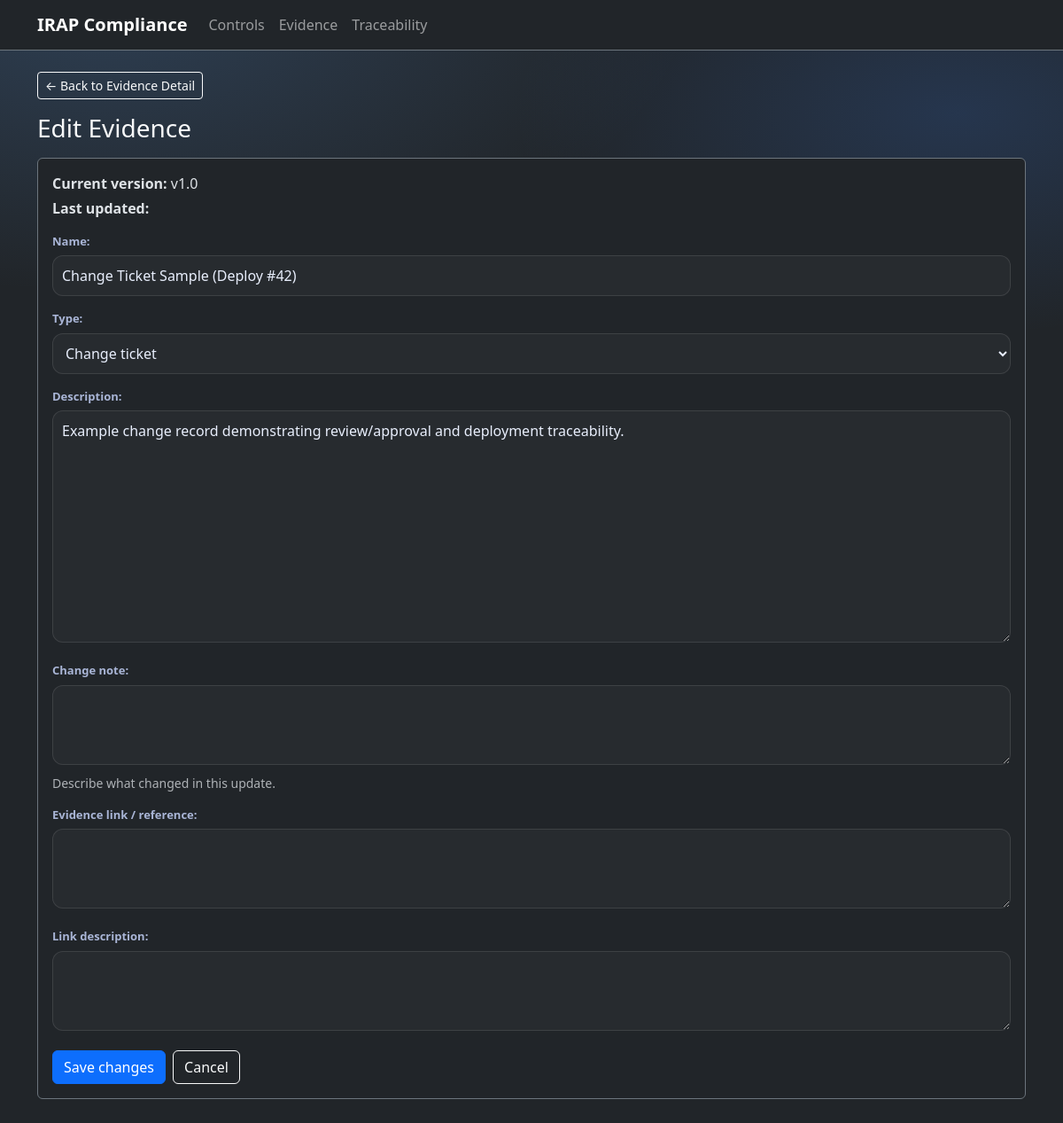
The page /evidence/5/edit/ on the database as committed earlier.
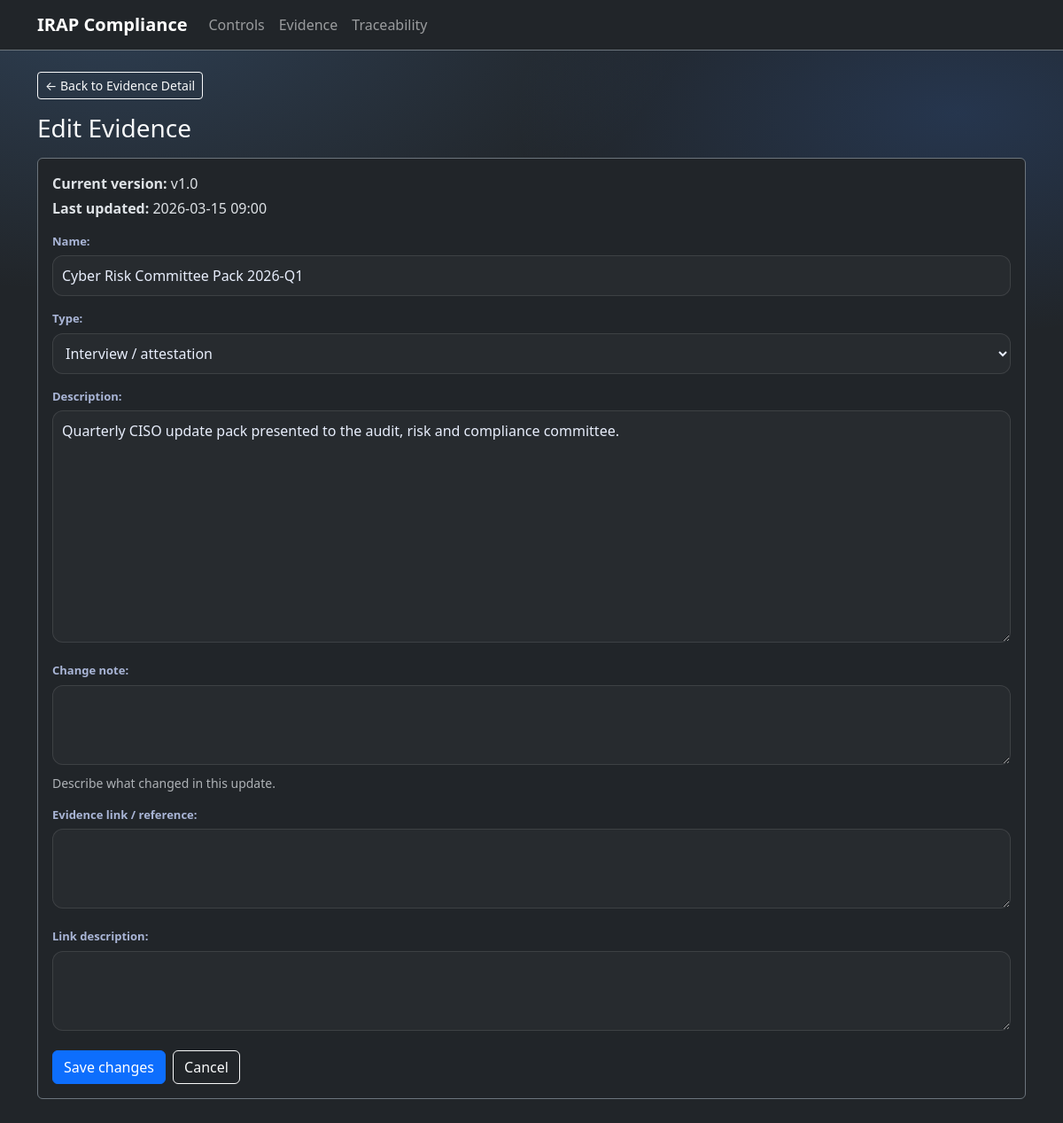
The same page on the database as committed later.
### irap/models.py (models this page shows, shortened)
class TimeStampedModel(models.Model):
    created_at = models.DateTimeField(default=timezone.now, editable=False)
    updated_at = models.DateTimeField(auto_now=True, null=True, blank=True)
    class Meta:
        abstract = True

class Evidence(TimeStampedModel):
    class EvidenceType(models.TextChoices):
        POLICY = "policy", "Policy"
        PROCEDURE = "procedure", "Procedure"
        DIAGRAM = "diagram", "Architecture diagram"
        TICKET = "ticket", "Change ticket"
        LOG = "log", "Log / monitoring"
        ATTESTATION = "attestation", "Interview / attestation"
        OTHER = "other", "Other"
    name = models.CharField(max_length=255)
    type = models.CharField(max_length=64, choices=EvidenceType.choices, default=EvidenceType.OTHER)
    description = models.TextField(blank=True)
    version = models.CharField(max_length=16, default="v1.0")
    controls = models.ManyToManyField(Control, through="EvidenceUsage", related_name="evidence_items")
    class Meta:
        indexes = [
            models.Index(fields=["type"]),
            models.Index(fields=["name"]),
        ]
        ordering = ["name"]

### irap/views.py (the view)
# urls.py: path("evidence/<int:pk>/edit/", views.evidence_edit, name="evidence_edit"),
def evidence_edit(request, pk):
    evidence = get_object_or_404(Evidence, pk=pk)
    if request.method == "POST":
        form = EvidenceEditForm(request.POST, instance=evidence)
        if form.is_valid():
            evidence_obj = form.save(commit=False)
            evidence_obj._change_note = form.cleaned_data.get("change_note", "")
            evidence_obj.save()
            messages.success(request, "Evidence updated with version history.")
            return redirect("irap:evidence_detail", pk=evidence.pk)
    else:
        form = EvidenceEditForm(instance=evidence)
    return render(request, "irap/evidence_edit.html", {"form": form, "evidence": evidence})

### irap/forms.py
class EvidenceEditForm(forms.ModelForm):
    change_note = forms.CharField(
        required=False,
        widget=forms.Textarea(attrs={"rows": 2}),
        label="Change note",
        help_text="Describe what changed in this update."
    )
    url_or_reference = forms.CharField(
        required=False,
        widget=forms.Textarea(attrs={"rows": 2}),
        label="Evidence link / reference"
    )
    link_description = forms.CharField(
        required=False,
        widget=forms.Textarea(attrs={"rows": 2}),
        label="Link description"
    )
    class Meta:
        model = Evidence
        fields = ["name", "type", "description"]

### templates/irap/evidence_edit.html (shortened to what this page needs)
{% extends 'base.html' %}
{% block content %}
  <div class="mb-3">
    <a class="btn btn-outline-light btn-sm" href="{% url 'irap:evidence_detail' evidence.pk %}">&larr; Back to Evidence Detail</a>
  </div>
  <div class="d-flex align-items-center justify-content-between mb-3">
    <h1 class="h3 mb-0">Edit Evidence</h1>
  </div>
  <div class="card bg-dark border-secondary mb-3">
    <div class="card-body">
    <p class="mb-1"><strong>Current version:</strong> {{ evidence.version }}</p>
    <p class="mb-3"><strong>Last updated:</strong> {{ evidence.updated_at|date:"Y-m-d H:i" }}</p>
    <form method="post" action="">
      {% for field in form %}
          <div class="mb-3">
            {{ field.label_tag }}
            {{ field }}
            {% if field.help_text %}
              <div class="text-muted small mt-1">{{ field.help_text }}</div>
            {% endif %}
          </div>
      {% endfor %}
      <div class="d-flex gap-2 flex-wrap mt-2">
        <button class="btn btn-primary" type="submit">Save changes</button>
        <a class="btn btn-outline-light" href="{% url 'irap:evidence_detail' evidence.pk %}">Cancel</a>
      </div>
    </form>
    </div>
  </div>
{% endblock %}

Rows that differ between the two databases and show on the page:
changed Evidence: updated_at (not shown) → "2026-03-15 09:00"; name "Change Ticket Sample (Deploy #42)" → "Cyber Risk Committee Pack 2026-Q1"; type "Change ticket" → "Interview / attestation"; description "Example change record demonstrating review/approval and deployment traceability." → "Quarterly CISO update pack presented to the audit, risk and compliance committee."
